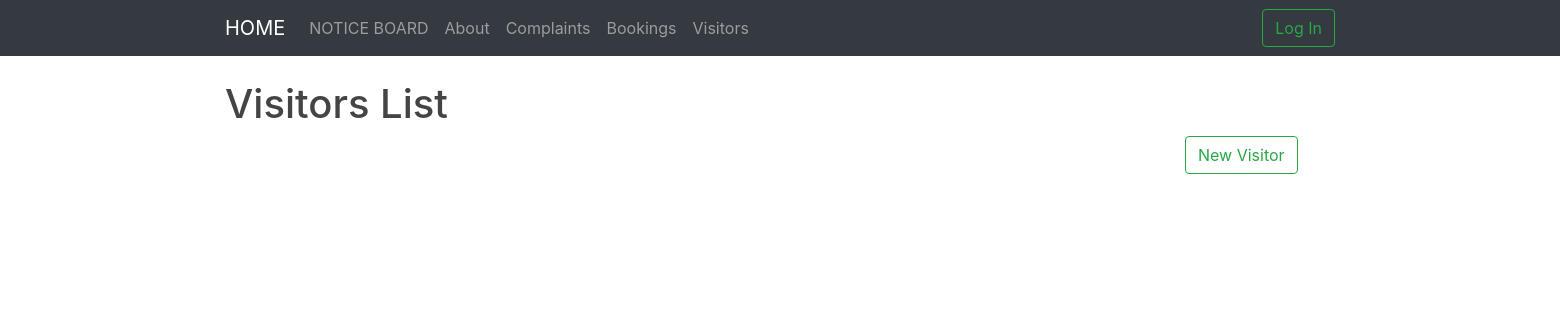
Page /visitors-watchman/ on the earlier database version.
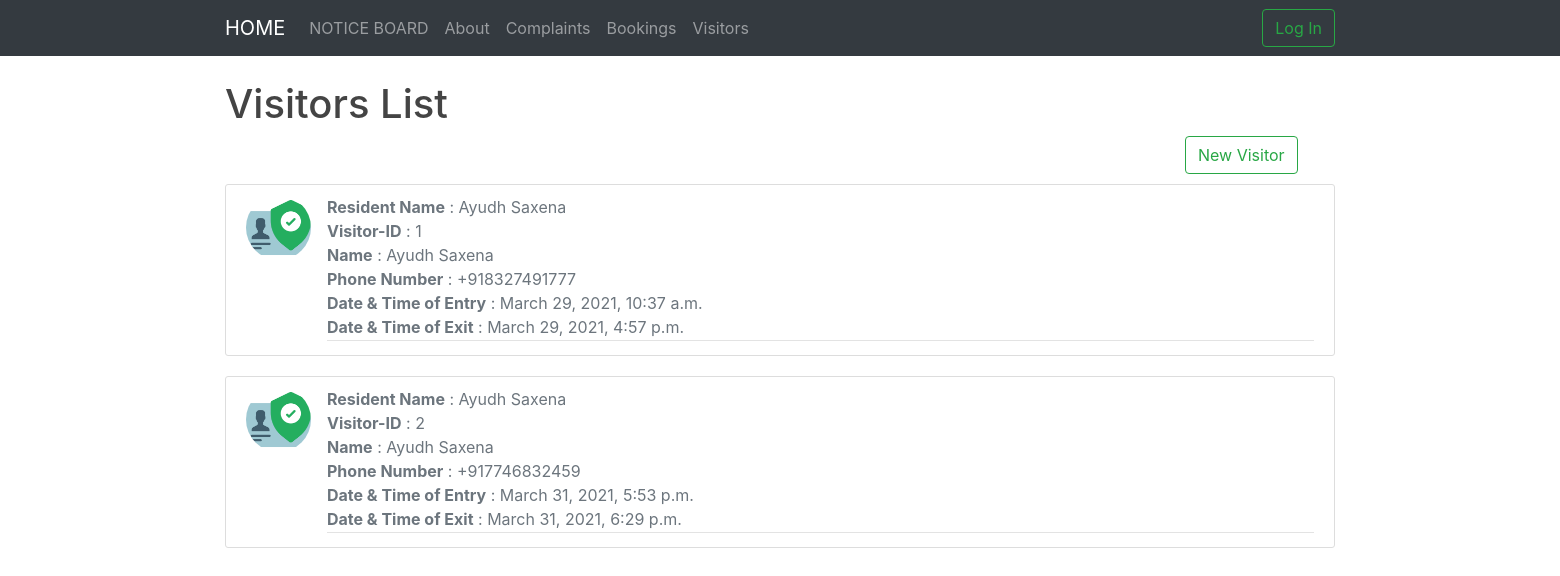
Same page on the later database version.
### visitors/models.py (models this page shows, shortened)
class Visitor(models.Model) :
	WAITING = 'WAIT'
	APPROVED = 'APRV'
	REJECTED = 'REJC'
	status_choices = [
		(WAITING, 'WAITING FOR APPROVAL'),
		(APPROVED, 'APPROVED'),
		(REJECTED, 'REJECTED'),
	]
	visitor_id = models.AutoField(primary_key = True)
	user_id = models.ForeignKey(Resident,on_delete = models.CASCADE)
	fname = models.CharField(max_length = 20)
	lname = models.CharField(max_length = 20, null = True)
	status = models.CharField(max_length = 4,choices = status_choices, null = True)
	phone = PhoneNumberField(blank=True, help_text='Contact phone number')
	datetime_entry = models.DateTimeField(null = True)
	datetime_exit = models.DateTimeField(null = True)

### visitors/views.py (the view, shortened to what this page needs)
# urls.py: path('visitors-watchman/', views.watchman_visitor_view.as_view(), name='visitors_watchman'),
class watchman_visitor_view(FormView) :
	model = Visitor
	form_class = visitor_exit_form
	template_name = 'visitors/visitors_watchman.html'
	def dispatch(self, request, *args, **kwargs) :
		self.success_url = reverse_lazy('visitors:visitors_watchman')
		return super().dispatch(request,args,kwargs)
	def get_context_data(self, **kwargs):
	    context = super().get_context_data(**kwargs)
	    full_name_list = []
	    visitors_list = self.model.objects.all()
	    for c in visitors_list :
	    	resident = Resident.objects.get(user__exact = c.user_id)
	    	full_name = resident.user.first_name + " " + resident.user.last_name
	    	full_name_list.append(full_name)
	    context['values'] = zip(full_name_list, visitors_list)
	    return context

### visitors/templates/visitors/visitors_watchman.html (shortened to what this page needs)
{% extends 'base.html' %}
{% load static %}
{% block content %}
 <head>
    <link rel="stylesheet" href="{% static 'visitor-entry.css' %}">
   {% load bootstrap4 %}
   {% bootstrap_css %}
 </head>
 <body>
 	<h1> Visitors List </h1>
  <div  id = "create_visitor_button">
     <a href="{% url 'visitors:visitors_entry' %}"><button class="btn btn-outline-success my-2 my-sm-0">New Visitor
     </button></a>
  </div>
  {% for full_name,visitor in values %}
   <article class="media content-section">
    <img class = "rounded-circle article-img" src = "/static/visitor.png">
    <div class="media-body">
      <div class="article-metadata">
        <medium class="text-muted"><b>Resident Name</b> : {{ full_name }}</br></medium>
        <medium class="text-muted"><b>Visitor-ID</b> : {{ visitor.visitor_id }}</br></medium>
        <medium class="text-muted"><b>Name</b> : {{ visitor.fname }} {{visitor.lname }} </br></medium>
        <medium class="text-muted"><b>Phone Number</b> : {{ visitor.phone }} </br></medium>
        <medium class="text-muted"><b>Date & Time of Entry</b> : {{ visitor.datetime_entry }}</br></medium>
        <medium class="text-muted"><b>Date & Time of Exit</b> :
        {% if visitor.datetime_exit %}
        {{ visitor.datetime_exit }}
        {% elif visitor.status == 'REJC' %}
        ---------------------------
        {% endif %}
        </br></medium>
      </div>
    </div>
    </article>
    {% endfor %}
 </body>
 {% endblock %}

Differences in the rows shown:
added Visitor: full_name "Ayudh Saxena", visitor_id "1", fname "Ayudh", lname "Saxena", phone "+918327491777", datetime_entry "March 29, 2021, 10:37 a.m.", datetime_exit "March 29, 2021, 4:57 p.m."
added Visitor: full_name "Ayudh Saxena", visitor_id "2", fname "Ayudh", lname "Saxena", phone "+917746832459", datetime_entry "March 31, 2021, 5:53 p.m.", datetime_exit "March 31, 2021, 6:29 p.m."
